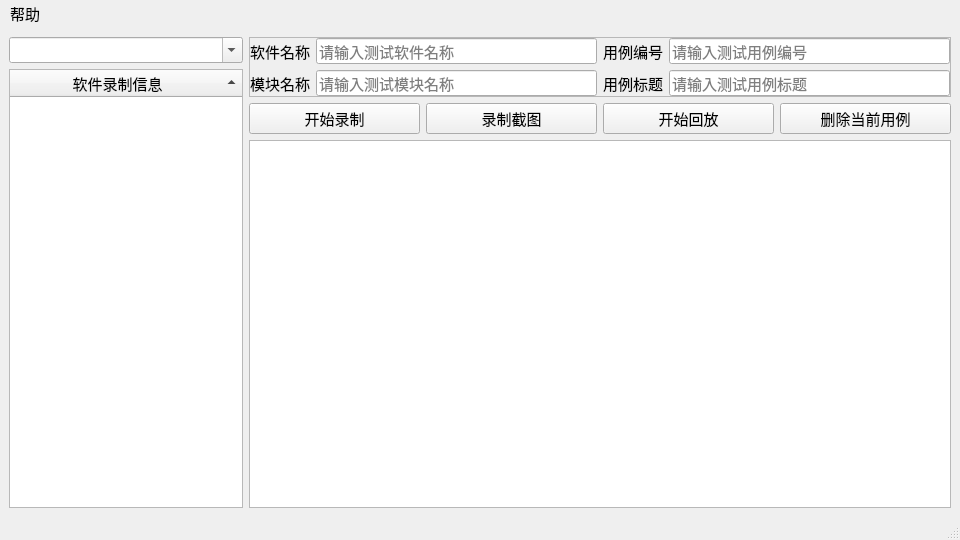
<?xml version="1.0" encoding="UTF-8"?>
<ui version="4.0">
 <class>mainWindow</class>
 <widget class="QMainWindow" name="mainWindow">
  <property name="geometry">
   <rect>
    <x>0</x>
    <y>0</y>
    <width>960</width>
    <height>540</height>
   </rect>
  </property>
  <property name="minimumSize">
   <size>
    <width>960</width>
    <height>540</height>
   </size>
  </property>
  <property name="font">
   <font>
    <family>Microsoft YaHei UI</family>
    <pointsize>11</pointsize>
    <weight>50</weight>
    <bold>false</bold>
   </font>
  </property>
  <property name="windowTitle">
   <string>MyLance</string>
  </property>
  <property name="layoutDirection">
   <enum>Qt::LeftToRight</enum>
  </property>
  <widget class="QWidget" name="centralWidget">
   <property name="font">
    <font>
     <family>Microsoft YaHei UI</family>
     <pointsize>11</pointsize>
     <weight>50</weight>
     <bold>false</bold>
    </font>
   </property>
   <layout class="QHBoxLayout" name="horizontalLayout" stretch="1,3">
    <item>
     <layout class="QVBoxLayout" name="leftLayout">
      <item>
       <widget class="QComboBox" name="softwareNameSearch">
        <property name="sizePolicy">
         <sizepolicy hsizetype="Preferred" vsizetype="Fixed">
          <horstretch>0</horstretch>
          <verstretch>0</verstretch>
         </sizepolicy>
        </property>
        <property name="minimumSize">
         <size>
          <width>0</width>
          <height>0</height>
         </size>
        </property>
        <property name="maximumSize">
         <size>
          <width>16777215</width>
          <height>30</height>
         </size>
        </property>
        <property name="baseSize">
         <size>
          <width>0</width>
          <height>0</height>
         </size>
        </property>
        <property name="font">
         <font>
          <family>Microsoft YaHei UI</family>
          <pointsize>11</pointsize>
          <weight>50</weight>
          <bold>false</bold>
         </font>
        </property>
        <property name="layoutDirection">
         <enum>Qt::LeftToRight</enum>
        </property>
        <property name="autoFillBackground">
         <bool>false</bool>
        </property>
        <property name="styleSheet">
         <string notr="true">QCombopbox::view{ 
	position: absolute;
	left: 1px;
	top: 31px;
}</string>
        </property>
        <property name="editable">
         <bool>true</bool>
        </property>
        <property name="currentText">
         <string/>
        </property>
        <property name="currentIndex">
         <number>-1</number>
        </property>
        <property name="maxVisibleItems">
         <number>18</number>
        </property>
        <property name="insertPolicy">
         <enum>QComboBox::NoInsert</enum>
        </property>
        <property name="sizeAdjustPolicy">
         <enum>QComboBox::AdjustToContents</enum>
        </property>
        <property name="placeholderText">
         <string/>
        </property>
        <property name="duplicatesEnabled">
         <bool>false</bool>
        </property>
        <property name="frame">
         <bool>true</bool>
        </property>
       </widget>
      </item>
      <item>
       <widget class="QTreeWidget" name="tree">
        <property name="sizePolicy">
         <sizepolicy hsizetype="Expanding" vsizetype="Expanding">
          <horstretch>0</horstretch>
          <verstretch>0</verstretch>
         </sizepolicy>
        </property>
        <property name="maximumSize">
         <size>
          <width>16777215</width>
          <height>16777215</height>
         </size>
        </property>
        <property name="font">
         <font>
          <family>Microsoft YaHei UI</family>
          <pointsize>11</pointsize>
          <weight>50</weight>
          <bold>false</bold>
         </font>
        </property>
        <property name="autoFillBackground">
         <bool>false</bool>
        </property>
        <property name="styleSheet">
         <string notr="true">QHeaderView::section {
    background-color: rgb(240, 240, 240);
}</string>
        </property>
        <property name="rootIsDecorated">
         <bool>true</bool>
        </property>
        <property name="uniformRowHeights">
         <bool>false</bool>
        </property>
        <property name="itemsExpandable">
         <bool>true</bool>
        </property>
        <property name="sortingEnabled">
         <bool>true</bool>
        </property>
        <property name="animated">
         <bool>false</bool>
        </property>
        <property name="allColumnsShowFocus">
         <bool>false</bool>
        </property>
        <property name="wordWrap">
         <bool>false</bool>
        </property>
        <property name="headerHidden">
         <bool>false</bool>
        </property>
        <property name="expandsOnDoubleClick">
         <bool>true</bool>
        </property>
        <attribute name="headerVisible">
         <bool>true</bool>
        </attribute>
        <attribute name="headerCascadingSectionResizes">
         <bool>false</bool>
        </attribute>
        <attribute name="headerHighlightSections">
         <bool>false</bool>
        </attribute>
        <attribute name="headerShowSortIndicator" stdset="0">
         <bool>true</bool>
        </attribute>
        <attribute name="headerStretchLastSection">
         <bool>true</bool>
        </attribute>
        <column>
         <property name="text">
          <string notr="true">软件录制信息</string>
         </property>
         <property name="font">
          <font>
           <family>Microsoft YaHei UI</family>
           <pointsize>11</pointsize>
           <weight>50</weight>
           <bold>false</bold>
          </font>
         </property>
         <property name="textAlignment">
          <set>AlignCenter</set>
         </property>
        </column>
       </widget>
      </item>
     </layout>
    </item>
    <item>
     <layout class="QVBoxLayout" name="rightLayout">
      <property name="sizeConstraint">
       <enum>QLayout::SetDefaultConstraint</enum>
      </property>
      <item>
       <widget class="QFrame" name="editFrame">
        <property name="font">
         <font>
          <family>Microsoft YaHei UI</family>
          <pointsize>11</pointsize>
          <weight>50</weight>
          <bold>false</bold>
         </font>
        </property>
        <property name="frameShape">
         <enum>QFrame::StyledPanel</enum>
        </property>
        <property name="frameShadow">
         <enum>QFrame::Raised</enum>
        </property>
        <layout class="QGridLayout" name="gridLayout">
         <property name="leftMargin">
          <number>0</number>
         </property>
         <property name="topMargin">
          <number>0</number>
         </property>
         <property name="rightMargin">
          <number>0</number>
         </property>
         <property name="bottomMargin">
          <number>0</number>
         </property>
         <item row="0" column="0">
          <widget class="QLabel" name="softwareName">
           <property name="font">
            <font>
             <family>Microsoft YaHei UI</family>
             <pointsize>11</pointsize>
             <weight>50</weight>
             <bold>false</bold>
            </font>
           </property>
           <property name="text">
            <string>软件名称</string>
           </property>
          </widget>
         </item>
         <item row="0" column="1">
          <widget class="QLineEdit" name="softwareNameEdit">
           <property name="maximumSize">
            <size>
             <width>16777215</width>
             <height>30</height>
            </size>
           </property>
           <property name="font">
            <font>
             <family>Microsoft YaHei UI</family>
             <pointsize>11</pointsize>
             <weight>50</weight>
             <bold>false</bold>
            </font>
           </property>
           <property name="placeholderText">
            <string>请输入测试软件名称</string>
           </property>
          </widget>
         </item>
         <item row="0" column="2">
          <widget class="QLabel" name="caseNumber">
           <property name="font">
            <font>
             <family>Microsoft YaHei UI</family>
             <pointsize>11</pointsize>
             <weight>50</weight>
             <bold>false</bold>
            </font>
           </property>
           <property name="text">
            <string>用例编号</string>
           </property>
          </widget>
         </item>
         <item row="0" column="3">
          <widget class="QLineEdit" name="caseNumberEdit">
           <property name="maximumSize">
            <size>
             <width>16777215</width>
             <height>30</height>
            </size>
           </property>
           <property name="font">
            <font>
             <family>Microsoft YaHei UI</family>
             <pointsize>11</pointsize>
             <weight>50</weight>
             <bold>false</bold>
            </font>
           </property>
           <property name="placeholderText">
            <string>请输入测试用例编号</string>
           </property>
           <property name="cursorMoveStyle">
            <enum>Qt::LogicalMoveStyle</enum>
           </property>
          </widget>
         </item>
         <item row="1" column="0">
          <widget class="QLabel" name="moduleName">
           <property name="font">
            <font>
             <family>Microsoft YaHei UI</family>
             <pointsize>11</pointsize>
             <weight>50</weight>
             <bold>false</bold>
            </font>
           </property>
           <property name="text">
            <string>模块名称</string>
           </property>
          </widget>
         </item>
         <item row="1" column="1">
          <widget class="QLineEdit" name="moduleNameEdit">
           <property name="maximumSize">
            <size>
             <width>16777215</width>
             <height>30</height>
            </size>
           </property>
           <property name="font">
            <font>
             <family>Microsoft YaHei UI</family>
             <pointsize>11</pointsize>
             <weight>50</weight>
             <bold>false</bold>
            </font>
           </property>
           <property name="styleSheet">
            <string notr="true">QToolTip{
	border: 0px solid rgb(0,0,0);
	background-color: rgb(255,255,220);
}</string>
           </property>
           <property name="placeholderText">
            <string>请输入测试模块名称</string>
           </property>
          </widget>
         </item>
         <item row="1" column="2">
          <widget class="QLabel" name="caseTitle">
           <property name="font">
            <font>
             <family>Microsoft YaHei UI</family>
             <pointsize>11</pointsize>
             <weight>50</weight>
             <bold>false</bold>
            </font>
           </property>
           <property name="text">
            <string>用例标题</string>
           </property>
          </widget>
         </item>
         <item row="1" column="3">
          <widget class="QLineEdit" name="caseTitleEdit">
           <property name="maximumSize">
            <size>
             <width>16777215</width>
             <height>30</height>
            </size>
           </property>
           <property name="font">
            <font>
             <family>Microsoft YaHei UI</family>
             <pointsize>11</pointsize>
             <weight>50</weight>
             <bold>false</bold>
            </font>
           </property>
           <property name="placeholderText">
            <string>请输入测试用例标题</string>
           </property>
          </widget>
         </item>
        </layout>
       </widget>
      </item>
      <item>
       <layout class="QHBoxLayout" name="controlLayout">
        <item>
         <widget class="QPushButton" name="recordBtn">
          <property name="maximumSize">
           <size>
            <width>16777215</width>
            <height>40</height>
           </size>
          </property>
          <property name="font">
           <font>
            <family>Microsoft YaHei UI</family>
            <pointsize>11</pointsize>
            <weight>50</weight>
            <bold>false</bold>
           </font>
          </property>
          <property name="styleSheet">
           <string notr="true">QPushButton{
	background-color: rgb(240,240,240)
}
QToolTip{
	border: 0px solid rgb(0,0,0); 
	background-color: rgb(255,255,220);
}</string>
          </property>
          <property name="text">
           <string>开始录制</string>
          </property>
          <property name="checkable">
           <bool>false</bool>
          </property>
         </widget>
        </item>
        <item>
         <widget class="QPushButton" name="recordScreenshotBtn">
          <property name="maximumSize">
           <size>
            <width>16777215</width>
            <height>40</height>
           </size>
          </property>
          <property name="font">
           <font>
            <family>Microsoft YaHei UI</family>
            <pointsize>11</pointsize>
            <weight>50</weight>
            <bold>false</bold>
           </font>
          </property>
          <property name="styleSheet">
           <string notr="true">QPushButton{
	background-color: rgb(240,240,240)
}</string>
          </property>
          <property name="text">
           <string>录制截图</string>
          </property>
         </widget>
        </item>
        <item>
         <widget class="QPushButton" name="playbackBtn">
          <property name="maximumSize">
           <size>
            <width>16777215</width>
            <height>40</height>
           </size>
          </property>
          <property name="font">
           <font>
            <family>Microsoft YaHei UI</family>
            <pointsize>11</pointsize>
            <weight>50</weight>
            <bold>false</bold>
           </font>
          </property>
          <property name="styleSheet">
           <string notr="true">QPushButton{
	background-color: rgb(240,240,240)
}</string>
          </property>
          <property name="text">
           <string>开始回放</string>
          </property>
         </widget>
        </item>
        <item>
         <widget class="QPushButton" name="deleteBtn">
          <property name="maximumSize">
           <size>
            <width>16777215</width>
            <height>40</height>
           </size>
          </property>
          <property name="font">
           <font>
            <family>Microsoft YaHei UI</family>
            <pointsize>11</pointsize>
            <weight>50</weight>
            <bold>false</bold>
           </font>
          </property>
          <property name="styleSheet">
           <string notr="true">QPushButton{
	background-color: rgb(240,240,240)
}</string>
          </property>
          <property name="text">
           <string>删除当前用例</string>
          </property>
         </widget>
        </item>
       </layout>
      </item>
      <item>
       <widget class="QTableWidget" name="table">
        <property name="sizePolicy">
         <sizepolicy hsizetype="Expanding" vsizetype="Expanding">
          <horstretch>0</horstretch>
          <verstretch>0</verstretch>
         </sizepolicy>
        </property>
        <property name="minimumSize">
         <size>
          <width>0</width>
          <height>0</height>
         </size>
        </property>
        <property name="font">
         <font>
          <family>Microsoft YaHei UI</family>
          <pointsize>11</pointsize>
          <weight>50</weight>
          <bold>false</bold>
         </font>
        </property>
        <property name="styleSheet">
         <string notr="true">QHeaderView::section{
	background-color:rgb(240,240,240)
}</string>
        </property>
        <property name="editTriggers">
         <set>QAbstractItemView::NoEditTriggers</set>
        </property>
        <attribute name="horizontalHeaderMinimumSectionSize">
         <number>30</number>
        </attribute>
        <attribute name="horizontalHeaderDefaultSectionSize">
         <number>90</number>
        </attribute>
        <attribute name="horizontalHeaderStretchLastSection">
         <bool>true</bool>
        </attribute>
        <attribute name="verticalHeaderMinimumSectionSize">
         <number>30</number>
        </attribute>
        <attribute name="verticalHeaderDefaultSectionSize">
         <number>30</number>
        </attribute>
       </widget>
      </item>
     </layout>
    </item>
   </layout>
  </widget>
  <widget class="QMenuBar" name="menuBar">
   <property name="geometry">
    <rect>
     <x>0</x>
     <y>0</y>
     <width>960</width>
     <height>26</height>
    </rect>
   </property>
   <property name="styleSheet">
    <string notr="true">QMenuBar{
	background-color: rgb(239,239,239)
}</string>
   </property>
   <widget class="QMenu" name="help">
    <property name="title">
     <string>帮助</string>
    </property>
    <addaction name="instruction"/>
   </widget>
   <addaction name="help"/>
  </widget>
  <widget class="QStatusBar" name="statusBar">
   <property name="font">
    <font>
     <family>Microsoft YaHei UI</family>
     <pointsize>11</pointsize>
     <weight>50</weight>
     <bold>false</bold>
    </font>
   </property>
   <property name="styleSheet">
    <string notr="true">QStatusBar{
	background-color: rgb(239,239,239)
}</string>
   </property>
  </widget>
  <action name="AllScripts">
   <property name="text">
    <string>生成所有项目脚本</string>
   </property>
   <property name="font">
    <font>
     <family>Microsoft YaHei UI</family>
    </font>
   </property>
  </action>
  <action name="CatalogPreprocessing">
   <property name="text">
    <string>目录预处理</string>
   </property>
   <property name="font">
    <font>
     <family>Microsoft YaHei UI</family>
    </font>
   </property>
  </action>
  <action name="ImportFromTestCaseFile">
   <property name="text">
    <string>从测试用例文件导入</string>
   </property>
   <property name="font">
    <font>
     <family>Microsoft YaHei UI</family>
    </font>
   </property>
  </action>
  <action name="ImportTestCaseFile">
   <property name="text">
    <string>导入用例</string>
   </property>
   <property name="font">
    <font>
     <family>Microsoft YaHei UI</family>
    </font>
   </property>
  </action>
  <action name="instruction">
   <property name="text">
    <string>使用说明</string>
   </property>
   <property name="font">
    <font>
     <family>Microsoft YaHei UI</family>
    </font>
   </property>
  </action>
 </widget>
 <resources/>
 <connections/>
</ui>
